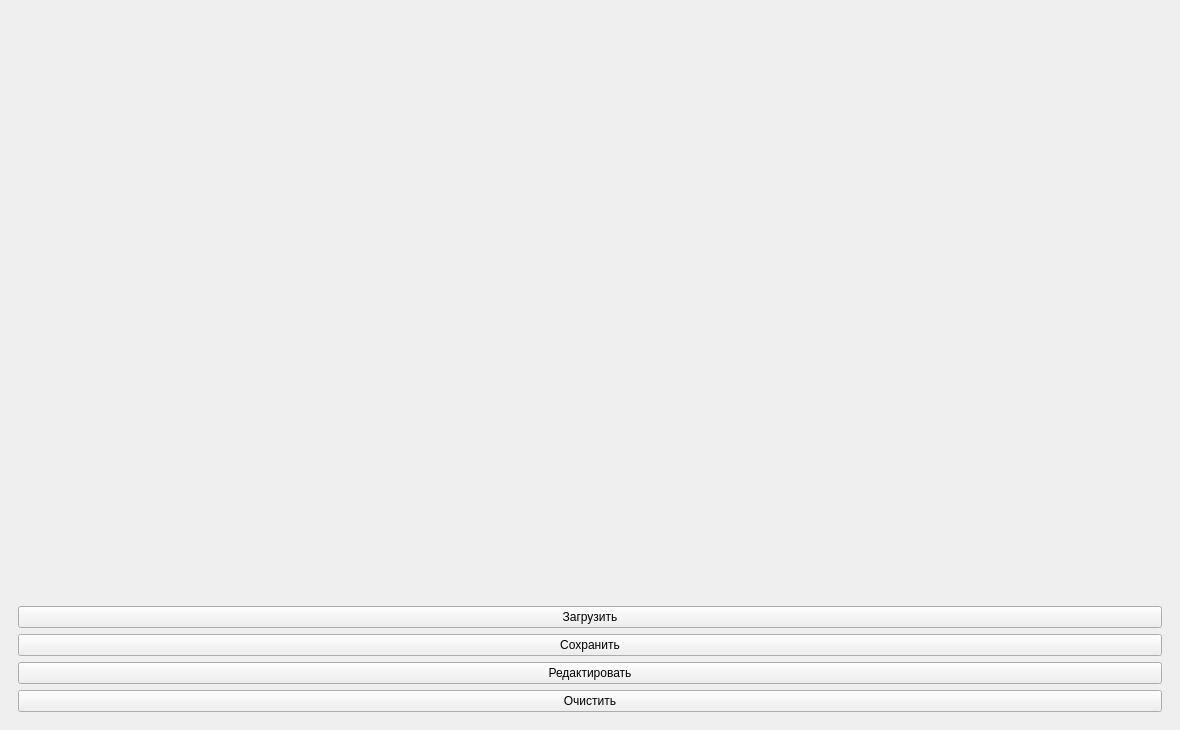
<?xml version="1.0" encoding="UTF-8"?>
<ui version="4.0">
 <class>MainWindow</class>
 <widget class="QMainWindow" name="MainWindow">
  <property name="geometry">
   <rect>
    <x>0</x>
    <y>0</y>
    <width>1180</width>
    <height>730</height>
   </rect>
  </property>
  <property name="windowTitle">
   <string>MainWindow</string>
  </property>
  <widget class="QWidget" name="centralwidget">
   <layout class="QHBoxLayout" name="horizontalLayout">
    <item>
     <widget class="QWidget" name="widget" native="true">
      <layout class="QVBoxLayout" name="verticalLayout">
       <item>
        <widget class="QWidget" name="studentTable" native="true"/>
       </item>
       <item>
        <widget class="QPushButton" name="loadButton">
         <property name="text">
          <string>Загрузить</string>
         </property>
        </widget>
       </item>
       <item>
        <widget class="QPushButton" name="saveButton">
         <property name="text">
          <string>Сохранить</string>
         </property>
        </widget>
       </item>
       <item>
        <widget class="QPushButton" name="editButton">
         <property name="text">
          <string>Редактировать</string>
         </property>
        </widget>
       </item>
       <item>
        <widget class="QPushButton" name="deleteButton">
         <property name="text">
          <string>Очистить</string>
         </property>
        </widget>
       </item>
      </layout>
     </widget>
    </item>
   </layout>
  </widget>
 </widget>
 <resources/>
 <connections/>
</ui>
